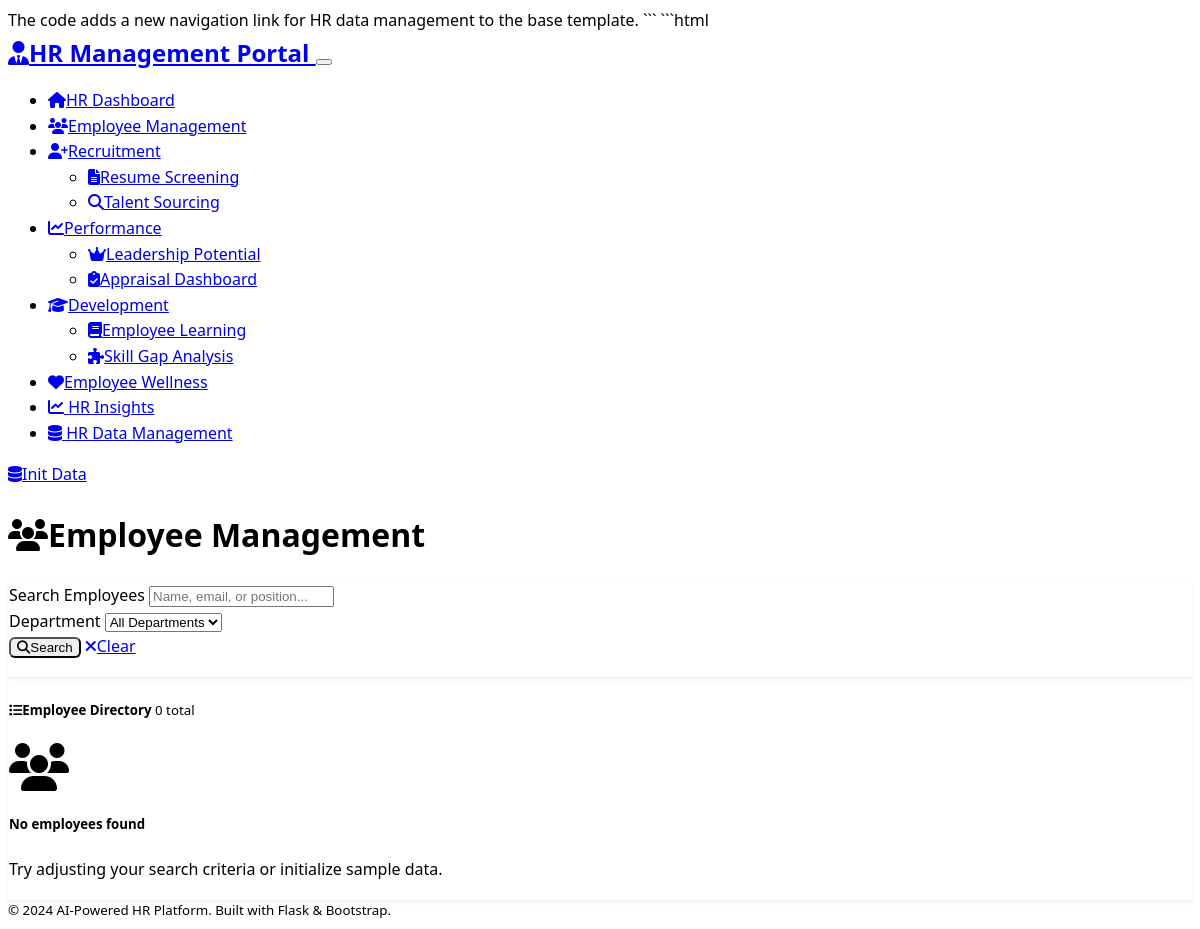
/employee-management, run on an earlier commit of the app's database.
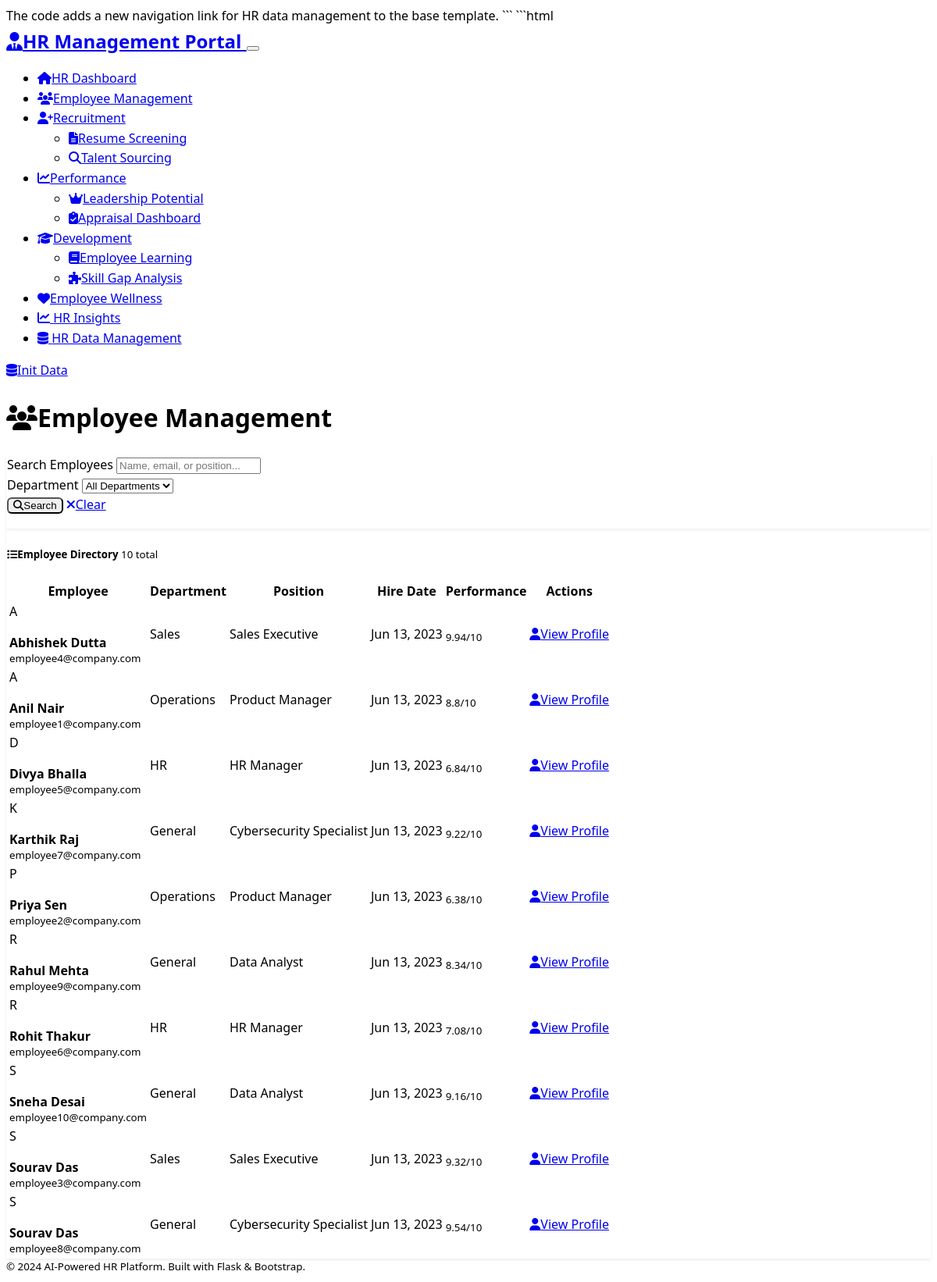
And on a later commit of the database.
### models.py (models this page shows)
class Employee(db.Model):
    id = db.Column(db.Integer, primary_key=True)
    name = db.Column(db.String(100), nullable=False)
    email = db.Column(db.String(120), unique=True, nullable=False)
    department = db.Column(db.String(50), nullable=False)
    position = db.Column(db.String(100), nullable=False)
    hire_date = db.Column(db.Date, nullable=False)
    current_salary = db.Column(db.Float, default=0.0)
    performance_score = db.Column(db.Float, default=0.0)
    skills = db.Column(Text)  # JSON string of skills
    gender = db.Column(db.String(20))
    region = db.Column(db.String(50))
    age = db.Column(db.Integer)
    experience_years = db.Column(db.Integer)
    manager_rating = db.Column(db.Float)
    last_hike_date = db.Column(db.Date)
    last_promotion_date = db.Column(db.Date)
    skill_gaps = db.Column(db.String(500))
    status = db.Column(db.String(20), default='active')  # active, inactive, terminated
    created_at = db.Column(db.DateTime, default=datetime.utcnow)

### routes.py (the view, shortened to what this page needs)
@app.route('/employee-management')
def employee_management():
    page = request.args.get('page', 1, type=int)
    search = request.args.get('search', '')
    department = request.args.get('department', '')
    query = Employee.query
    if department:
        query = query.filter(Employee.department == department)
    employees = query.order_by(Employee.name).paginate(
        page=page, per_page=20, error_out=False
    )
    departments = db.session.query(Employee.department).distinct().all()
    departments = [dept[0] for dept in departments]
    return render_template('employee_management.html',
                         employees=employees,
                         departments=departments,
                         search=search,
                         selected_department=department)

### templates/employee_management.html (shortened to what this page needs)
{% extends "base.html" %}
{% block content %}
<div class="row">
    <div class="col-12">
        <div class="d-flex justify-content-between align-items-center mb-4">
            <h1 class="display-5">
                <i class="fas fa-users me-3"></i>Employee Management
            </h1>
        </div>
    </div>
</div>
<div class="row mb-4">
    <div class="col-12">
        <div class="card">
            <div class="card-body">
                <form method="GET" class="row g-3">
                    <div class="col-md-4">
                        <label for="search" class="form-label">Search Employees</label>
                        <input type="text" class="form-control" id="search" name="search"
                               value="{{ search }}" placeholder="Name, email, or position...">
                    </div>
                    <div class="col-md-3">
                        <label for="department" class="form-label">Department</label>
                        <select class="form-select" id="department" name="department">
                            <option value="">All Departments</option>
                        </select>
                    </div>
                    <div class="col-md-2 d-flex align-items-end">
                        <button type="submit" class="btn btn-primary me-2">
                            <i class="fas fa-search me-1"></i>Search
                        </button>
                        <a href="{{ url_for('employee_management') }}" class="btn btn-secondary">
                            <i class="fas fa-times me-1"></i>Clear
                        </a>
                    </div>
                </form>
            </div>
        </div>
    </div>
</div>
<div class="row">
    <div class="col-12">
        <div class="card">
            <div class="card-header d-flex justify-content-between align-items-center">
                <h5 class="mb-0">
                    <i class="fas fa-list me-2"></i>Employee Directory
                    <span class="badge bg-primary ms-2">{{ employees.total }} total</span>
                </h5>
            </div>
            <div class="card-body p-0">
                {% if employees.items %}
                <div class="table-responsive">
                    <table class="table table-hover mb-0">
                        <thead class="table-dark">
                            <tr>
                                <th>Employee</th>
                                <th>Department</th>
                                <th>Position</th>
                                <th>Hire Date</th>
                                <th>Performance</th>
                                <th>Actions</th>
                            </tr>
                        </thead>
                        <tbody>
                            {% for employee in employees.items %}
                            <tr>
                                <td>
                                    <div class="d-flex align-items-center">
                                        <div class="avatar bg-primary text-white rounded-circle me-3 d-flex align-items-center justify-content-center" style="width: 40px; height: 40px;">
                                            {{ employee.name[0].upper() }}
                                        </div>
                                        <div>
                                            <strong>{{ employee.name }}</strong><br>
                                            <small class="text-muted">{{ employee.email }}</small>
                                        </div>
                                    </div>
                                </td>
                                <td>
                                    <span class="badge bg-info">{{ employee.department }}</span>
                                </td>
                                <td>{{ employee.position }}</td>
                                <td>{{ employee.hire_date.strftime('%b %d, %Y') }}</td>
                                <td>
                                    <div class="d-flex align-items-center">
                                        <div class="progress me-2" style="width: 80px; height: 8px;">
                                        </div>
                                        <small class="text-muted">{{ employee.performance_score }}/10</small>
                                    </div>
                                </td>
                                <td>
                                    <a href="{{ url_for('employee_profile', employee_id=employee.id) }}"
                                       class="btn btn-sm btn-outline-primary">
                                        <i class="fas fa-user me-1"></i>View Profile
                                    </a>
                                </td>
                            </tr>
                            {% endfor %}
                        </tbody>
                    </table>
                </div>
                {% else %}
                <div class="text-center p-5">
                    <i class="fas fa-users fa-3x text-muted mb-3"></i>
                    <h5 class="text-muted">No employees found</h5>
                    <p class="text-muted">Try adjusting your search criteria or initialize sample data.</p>
                </div>
                {% endif %}
            </div>
        </div>
    </div>
</div>
{% endblock %}

### templates/base.html (shortened to what this page needs)
<!DOCTYPE html>
<html lang="en" data-bs-theme="dark">
<head>
    <link href="https://cdn.replit.com/agent/bootstrap-agent-dark-theme.min.css" rel="stylesheet">
    <link rel="stylesheet" href="https://cdnjs.cloudflare.com/ajax/libs/font-awesome/6.4.0/css/all.min.css">
    <link rel="stylesheet" href="{{ url_for('static', filename='css/custom.css') }}">
</head>
<body>
    <nav class="navbar navbar-expand-lg navbar-dark bg-dark">
        <div class="container">
            <a class="navbar-brand" href="{{ url_for('index') }}">
                <i class="fas fa-user-tie me-2"></i>HR Management Portal
            </a>
            <button class="navbar-toggler" type="button" data-bs-toggle="collapse" data-bs-target="#navbarNav">
            </button>
            <div class="collapse navbar-collapse" id="navbarNav">
                <ul class="navbar-nav me-auto">
                    <li class="nav-item">
                        <a class="nav-link" href="{{ url_for('index') }}">
                            <i class="fas fa-home me-1"></i>HR Dashboard
                        </a>
                    </li>
                    <li class="nav-item">
                        <a class="nav-link" href="{{ url_for('employee_management') }}">
                            <i class="fas fa-users me-1"></i>Employee Management
                        </a>
                    </li>
                    <li class="nav-item dropdown">
                        <a class="nav-link dropdown-toggle" href="#" id="recruitmentDropdown" role="button" data-bs-toggle="dropdown">
                            <i class="fas fa-user-plus me-1"></i>Recruitment
                        </a>
                        <ul class="dropdown-menu">
                            <li><a class="dropdown-item" href="{{ url_for('resume_screening') }}">
                                <i class="fas fa-file-alt me-2"></i>Resume Screening
                            </a></li>
                            <li><a class="dropdown-item" href="{{ url_for('talent_sourcing') }}">
                                <i class="fas fa-search me-2"></i>Talent Sourcing
                            </a></li>
                        </ul>
                    </li>
                    <li class="nav-item dropdown">
                        <a class="nav-link dropdown-toggle" href="#" id="performanceDropdown" role="button" data-bs-toggle="dropdown">
                            <i class="fas fa-chart-line me-1"></i>Performance
                        </a>
                        <ul class="dropdown-menu">
                            <li><a class="dropdown-item" href="{{ url_for('leadership_potential') }}">
                                <i class="fas fa-crown me-2"></i>Leadership Potential
                            </a></li>
                            <li><a class="dropdown-item" href="{{ url_for('appraisal_dashboard') }}">
                                <i class="fas fa-clipboard-check me-2"></i>Appraisal Dashboard
                            </a></li>
                        </ul>
                    </li>
                    <li class="nav-item dropdown">
                        <a class="nav-link dropdown-toggle" href="#" id="developmentDropdown" role="button" data-bs-toggle="dropdown">
                            <i class="fas fa-graduation-cap me-1"></i>Development
                        </a>
                        <ul class="dropdown-menu">
                            <li><a class="dropdown-item" href="{{ url_for('learning_module') }}">
                                <i class="fas fa-book me-2"></i>Employee Learning
                            </a></li>
                            <li><a class="dropdown-item" href="{{ url_for('skill_gap_analysis') }}">
                                <i class="fas fa-puzzle-piece me-2"></i>Skill Gap Analysis
                            </a></li>
                        </ul>
                    </li>
                    <li class="nav-item">
                        <a class="nav-link" href="{{ url_for('wellness_tracker') }}">
                            <i class="fas fa-heart me-1"></i>Employee Wellness
                        </a>
                    </li>
                    <li class="nav-item">
                        <a class="nav-link" href="{{ url_for('hr_insights') }}">
                            <i class="fas fa-chart-line"></i> HR Insights
                        </a>
                    </li>
                        <li class="nav-item">
                            <a class="nav-link" href="{{ url_for('hr_data_management') }}">
                                <i class="fas fa-database"></i> HR Data Management
                            </a>
                        </li>
                </ul>
                <div class="navbar-nav">
                    <a class="nav-link" href="{{ url_for('initialize_data') }}">
                        <i class="fas fa-database me-1"></i>Init Data
                    </a>
                </div>
            </div>
        </div>
    </nav>
    <main class="container mt-4">
        {% block content %}{% endblock %}
    </main>
    <footer class="bg-dark text-center py-3 mt-5">
        <div class="container">
            <small class="text-muted">
                &copy; 2024 AI-Powered HR Platform. Built with Flask & Bootstrap.
            </small>
        </div>
    </footer>
</body>
</html>

### static/css/custom.css (style rules this page uses)
:root { --hr-primary: #007bff; --hr-success: #28a745; --hr-warning: #ffc107; --hr-danger: #dc3545; --hr-info: #17a2b8; --hr-light: #f8f9fa; --hr-dark: #343a40; }
body { font-family: 'Segoe UI', Tahoma, Geneva, Verdana, sans-serif; line-height: 1.6; }
.card { box-shadow: 0 0.125rem 0.25rem rgba(0, 0, 0, 0.075); border: 1px solid rgba(0, 0, 0, 0.125); transition: box-shadow 0.15s ease-in-out; }
.progress { background-color: rgba(0, 0, 0, 0.1); }
.badge { font-weight: 500; }
.navbar-brand { font-weight: 600; font-size: 1.5rem; }
.nav-link { transition: color 0.15s ease-in-out; }
.btn { font-weight: 500; border-radius: 0.375rem; transition: all 0.15s ease-in-out; }
[data-bs-theme="dark"] .card { background-color: var(--bs-dark); border-color: rgba(255, 255, 255, 0.175); }
[data-bs-theme="dark"] .progress { background-color: rgba(255, 255, 255, 0.1); }
footer { margin-top: auto; }

What changed in the data, as far as the page shows it:
added Employee: name "A", name "Abhishek Dutta", email "employee4@company.com", department "Sales", position "Sales Executive", hire_date "Jun 13, 2023", performance_score "9.94"
added Employee: name "A", name "Anil Nair", email "employee1@company.com", department "Operations", position "Product Manager", hire_date "Jun 13, 2023", performance_score "8.8"
added Employee: name "D", name "Divya Bhalla", email "employee5@company.com", department "HR", position "HR Manager", hire_date "Jun 13, 2023", performance_score "6.84"
added Employee: name "K", name "Karthik Raj", email "employee7@company.com", department "General", position "Cybersecurity Specialist", hire_date "Jun 13, 2023", performance_score "9.22"
added Employee: name "P", name "Priya Sen", email "employee2@company.com", department "Operations", position "Product Manager", hire_date "Jun 13, 2023", performance_score "6.38"
added Employee: name "R", name "Rahul Mehta", email "employee9@company.com", department "General", position "Data Analyst", hire_date "Jun 13, 2023", performance_score "8.34"
added Employee: name "R", name "Rohit Thakur", email "employee6@company.com", department "HR", position "HR Manager", hire_date "Jun 13, 2023", performance_score "7.08"
added Employee: name "S", name "Sneha Desai", email "employee10@company.com", department "General", position "Data Analyst", hire_date "Jun 13, 2023", performance_score "9.16"
added Employee: name "S", name "Sourav Das", email "employee3@company.com", department "Sales", position "Sales Executive", hire_date "Jun 13, 2023", performance_score "9.32"
added Employee: name "S", name "Sourav Das", email "employee8@company.com", department "General", position "Cybersecurity Specialist", hire_date "Jun 13, 2023", performance_score "9.54"
Also different on the page:
{{ employees.total }}: "0" → "10"
text no longer shown: "No employees found Try adjusting your search criteria or initialize sample data."
text now shown: "Employee Department Position Hire Date Performance Actions"
